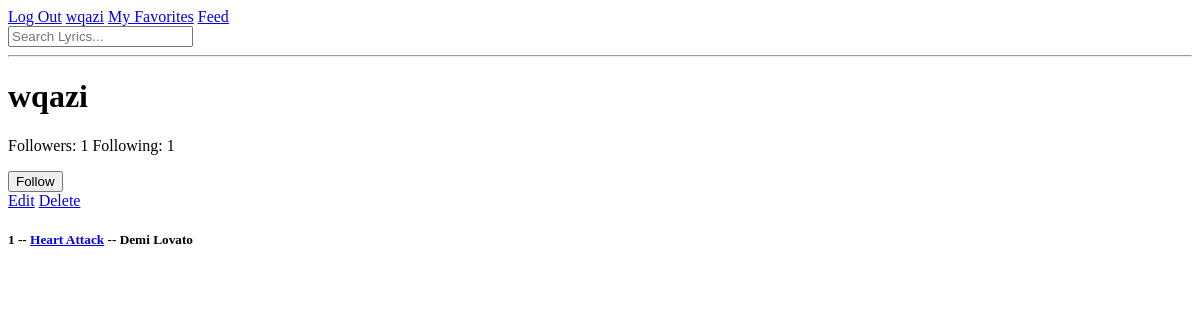
/profile/1/, run on an earlier commit of the app's database.
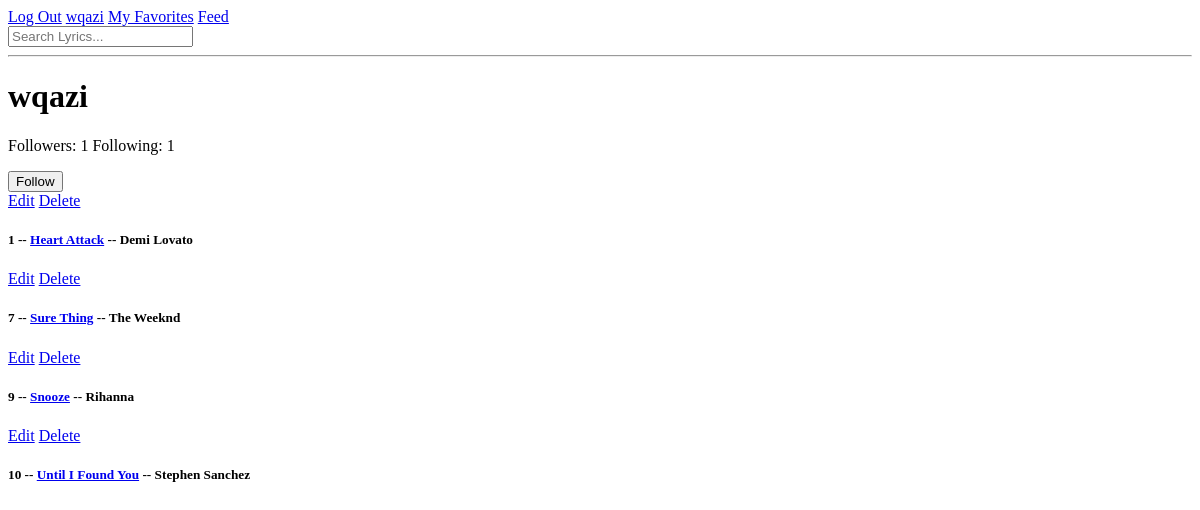
And on a later commit of the database.
### base/models.py (models this page shows, shortened)
class User(AbstractUser):
    follower = models.ManyToManyField('self', blank=True, symmetrical=False,  related_name='followers')
    follow = models.ManyToManyField('self', blank=True, symmetrical=False, related_name='following')

class Song(models.Model):
    title = models.CharField(max_length=50)
    artist = models.ForeignKey(Artist, on_delete=models.CASCADE)
    lyrics = models.TextField(null=False, blank=False)
    contributors = models.ManyToManyField(User, related_name='contributors', blank=True)
    genre = models.ManyToManyField(Genre)
    creator = models.ForeignKey(User, on_delete=models.CASCADE, default=1)
    updated = models.DateTimeField(auto_now=True)
    created = models.DateField(auto_now_add=True,null=True)
    favorite = models.ManyToManyField(User, related_name='favorite', blank=True)

class Artist(models.Model):
    name = models.CharField(max_length=60)
    def __str__(self):
        return self.name

### base/views.py (the view)
# urls.py: path('profile/<str:pk>/', views.userProfile, name="user-profile"),
def userProfile(request, pk):
    user = User.objects.get(id=pk)
    songs = user.song_set.all()
    followers = user.followers.all()
    following = user.following.all()
    if len(followers) == 0:
        is_following = False
    for follower in followers:
        if follower == request.user:
            is_following = True
        else:
            is_following = False
    num_followers = len(followers)
    number_of_following = len(following)
    context = {
        'user':user,
        'songs': songs,
        'is_following': is_following,
        'num_followers': num_followers,
        "num_following": number_of_following
        }
    return render(request, 'base/profile.html', context)

### base/templates/base/profile.html (shortened to what this page needs)
{% extends 'main.html' %}
{% block body %}
<h1>{{user.username}}</h1>
<div>
    <p>Followers: {{ num_followers }}  Following: {{num_following}} </p>
</div>
{% if user == request.user %}
{% else %}
    {% if is_following %}
        <form method="POST" action="{% url 'remove-follower' user.id %}">
            {% csrf_token %}
            <button type=submit>UnFollow</button>
        </form>
    {% else %}
        <form method="POST" action="{% url 'add-follower' user.id %}">
             <button  type=submit>Follow</button>
        </form>
    {% endif %}
{% endif %}
<div class="profile-container">
    <div>
        {% include 'base/feed_component.html' %}
    </div>
</div>
{% endblock %}

### templates/main.html (shortened to what this page needs)
<!DOCTYPE html>
{% load static %}
<html lang="en">
<head>
    <link rel="stylesheet" href="https://cdnjs.cloudflare.com/ajax/libs/font-awesome/4.7.0/css/font-awesome.min.css">
    <link rel="stylesheet" href="{% static 'styles/main.css' %}" />
</head>
<body>
    {% include 'navbar.html' %}
    {% block body %}
    {% endblock %}
</body>
</html>

### templates/navbar.html
        {% if user.is_authenticated %}
            <a href="{% url 'logout' %}">Log Out</a>
            <a href="{% url 'user-profile' user.id %}">{{user.username}}</a>
        {% else %}
        <a  href="{% url 'login' %}">Log In</a>
        {% endif %}
        <a href="{% url 'favorite-songs-list' %}">My Favorites</a>
        <a href="{% url 'following' request.user.id %}">Feed</a>
        <form action="{% url 'home' %}" method="GET" >
            <input type="text" name="q" placeholder="Search Lyrics...">
        </form>
    <hr>

### base/templates/base/feed_component.html
{% for song in songs %}
    <a href="{% url 'edit-song' song.id  %}">Edit</a>
    <a href="{% url 'delete-song' song.id  %}">Delete</a>
    <div>
        <h5>{{song.id}} -- <a href="{% url 'song' song.id %}">{{song.title}}</a> -- {{song.artist}} </h5>
    </div>
{% endfor %}

What changed in the data, as far as the page shows it:
added Song: id "7", title "Sure Thing", artist "The Weeknd"
added Song: id "9", title "Snooze", artist "Rihanna"
added Song: id "10", title "Until I Found You", artist "Stephen Sanchez"
